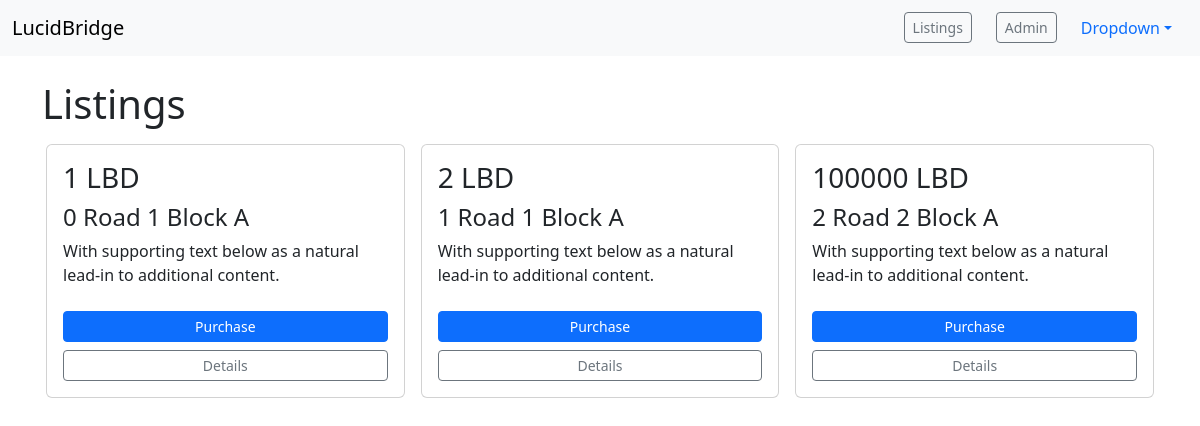
The page /listings/ on the database as committed earlier.
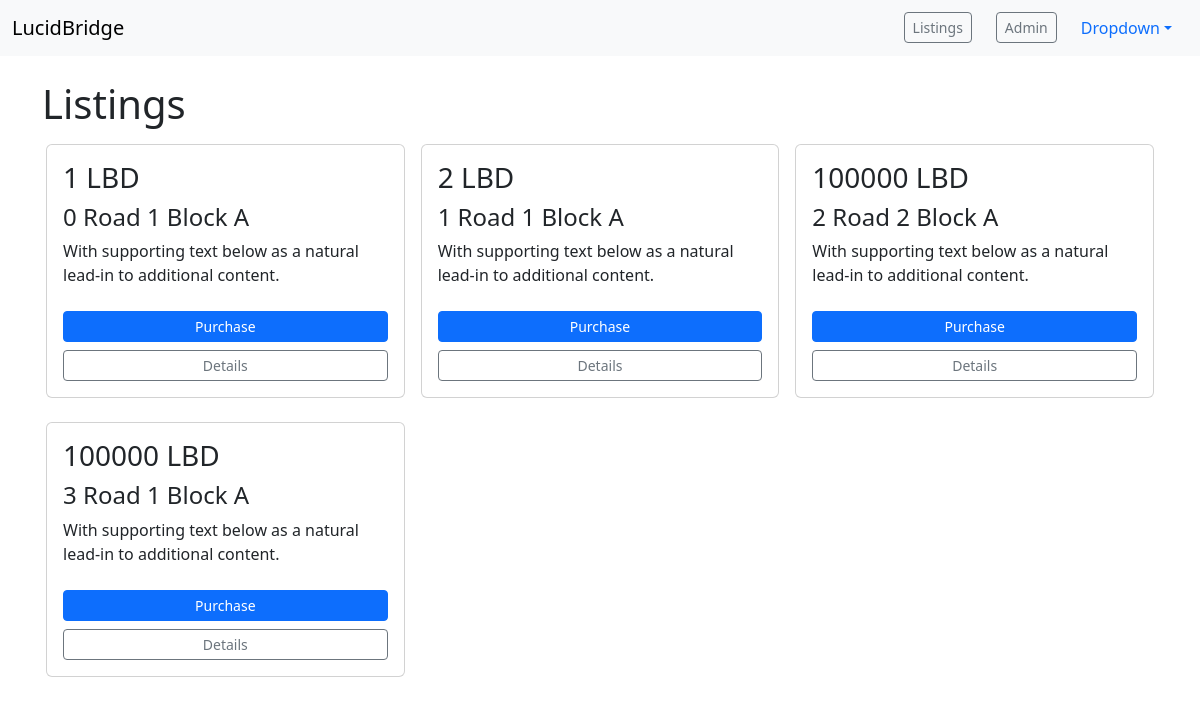
The same page on the database as committed later.
### payments/models.py (models this page shows)
class Listing(models.Model):
    name = models.CharField(max_length=100, help_text="Name of the property, street specifically, again.")
    property_type = models.CharField(max_length=500, choices=property_type_choices)
    square_feet = models.CharField(max_length=100, blank=True)
    lot_size = models.CharField(max_length=100, blank=True)
    stories = models.CharField(max_length=100, blank=True)
    street = models.CharField(max_length=500)
    city = models.CharField(max_length=100)
    zip = models.CharField(max_length=100, blank=True)
    state = models.CharField(max_length=100, blank=True)
    territory = models.CharField(max_length=100)
    price = models.IntegerField()
    image = models.URLField(blank=True)
    Owner = models.ForeignKey(User, on_delete=models.CASCADE)
    def get_absolute_url(self):
        path = reverse('propdetails', args=[self.pk])
        return path

### payments/views.py (the view)
# urls.py: path("listings/" , views.listonsale, name='listings-page', ),
def listonsale(request):
    listings = Listing.objects.all()
    return render(request, 'listings.html', {'listings': listings})

### payments/templates/listings.html (shortened to what this page needs)
{% extends "base.html" %}
{% block content %}
<br>
  <h1>Listings</h1>
    <div class="row row-cols-1 row-cols-sm-1 row-cols-md-3 g-2">
        {% for listing in listings %}
        <div class="col-sm-4 p-2">
          <div class="card" style="max-width: 25rem;">
            <div class="card-body">
              <h3>{{listing.price}} LBD</h3>
              <h4 class="card-title">{{ listing.street }}</h4>
              <p class="card-text">With supporting text below as a natural lead-in to additional content.</p>
              <form method="post" action="/listing/buy">
                <input type="submit" value="Purchase" class="btn btn-sm btn-primary mt-2 w-100">
              </form>
              <a href="{{ listing.get_absolute_url }}" class="btn btn-sm btn-outline-secondary mt-2 w-100">Details</a>
            </div>
          </div>
        </div>
        <br>
    {% endfor %}
    </div>
  </div>
{% endblock %}

### payments/templates/base.html (shortened to what this page needs)
<!DOCTYPE html>
<html lang="en">
<head>
</head>
<link href="https://cdn.jsdelivr.net/npm/bootstrap@5.3.3/dist/css/bootstrap.min.css" rel="stylesheet">
<body>
    <nav class="navbar bg-body-tertiary">
        <div class="container-fluid">
            <a class="navbar-brand h1 mb-0" href="{% url 'home' %}">LucidBridge</a>
            <ul class="nav">
                <li class="nav-item">
                  <a class=" btn btn-sm btn-outline-secondary mt-1 mx-3 " aria-current="page" href="/listings">Listings</a>
                </li>
                <li class="nav-item">
                    <a class=" btn btn-sm btn-outline-secondary mt-1 mx-2" aria-current="page" href="/admin">Admin</a>
                  </li>
                <li class="nav-item dropdown">
                  <a class="nav-link dropdown-toggle" data-bs-toggle="dropdown" href="#" role="button" aria-expanded="false">Dropdown</a>
                </li>
              </ul>
        </div>
      </nav>
    <div class="container">
    {% block content %}
    {% endblock %}
</body>
</html>

Rows that differ between the two databases and show on the page:
added Listing: price "100000", street "3 Road 1 Block A"
